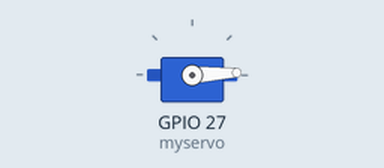
The sketch below on a simulated ESP32. Shown: servo.

Above: at 0.05 s.
At 1.3 s:
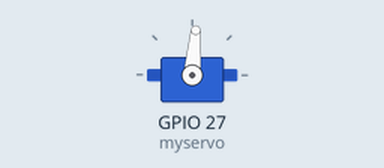
At 2.6 s:
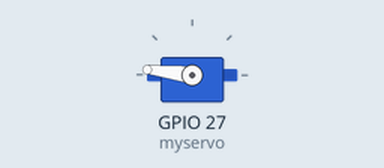
At 5.2 s:
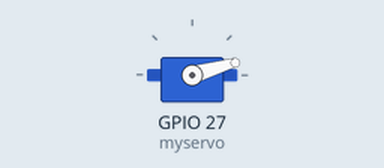
Timing chart, 0 to 7.1 s (numbered marks = the images above):
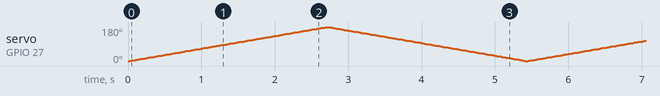

The sketch:

sketch.ino
```cpp
#include <ESP32Servo.h>
Servo myservo;
int pos = 0;
void setup() {

  Serial.begin(115200);

  myservo.attach(27);
}
void loop() {
   for (pos = 0; pos <= 180; pos += 1) { // goes from 0 degrees to 180 degrees
    // in steps of 1 degree
    myservo.write(pos);              // tell servo to go to position in variable ‘pos’
    delay(15);                       // waits 15ms for the servo to reach the position
  }
  for (pos = 180; pos >= 0; pos -= 1) { // goes from 180 degrees to 0 degrees
    myservo.write(pos);              // tell servo to go to position in variable ‘pos’
    delay(15);                       // waits 15ms for the servo to reach the position
  }
}
```
